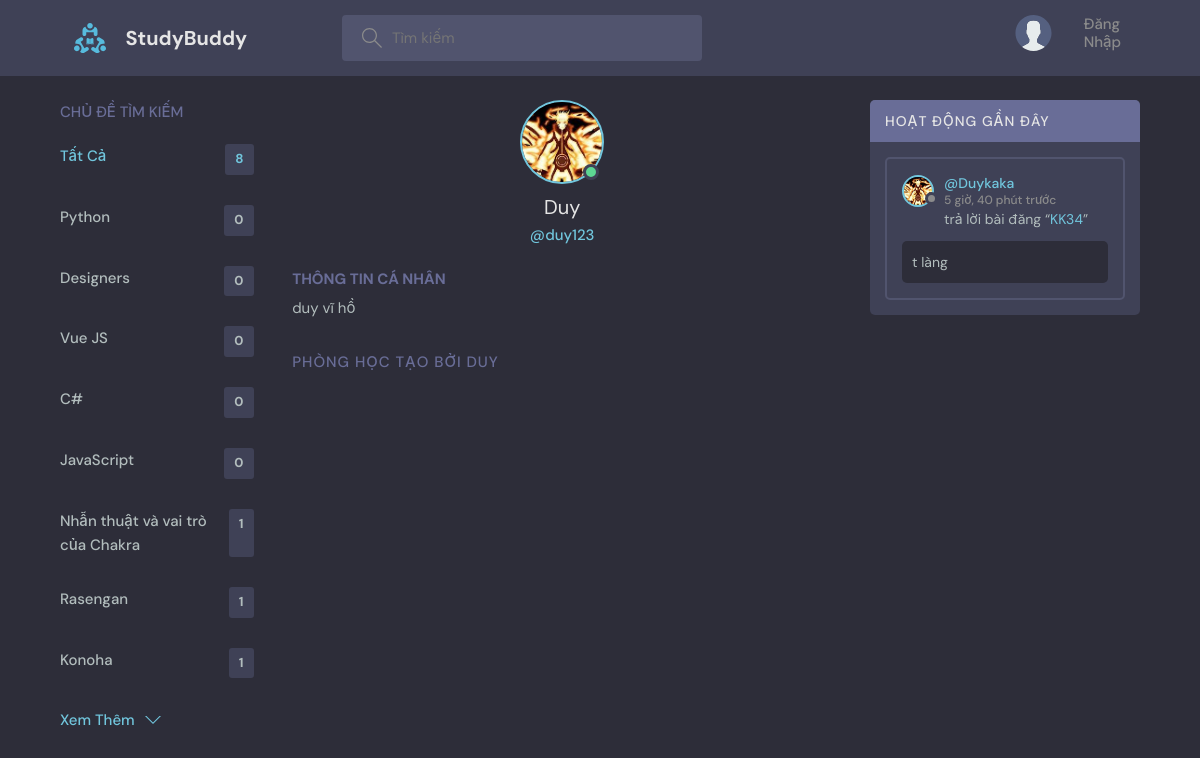
/profile/19/, run on an earlier commit of the app's database.
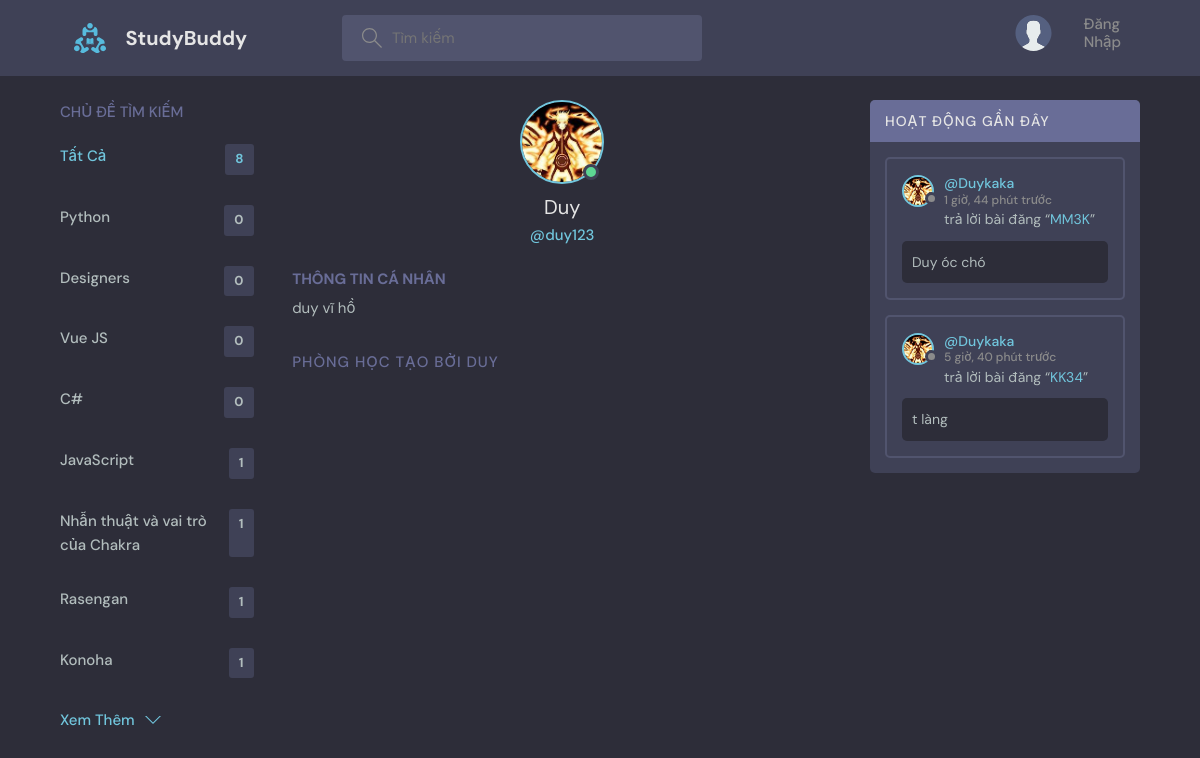
And on a later commit of the database.
### base/models.py (models this page shows, shortened)
class Topic(models.Model):
    name = models.CharField(max_length=200)

class Message(models.Model):
    user = models.ForeignKey(User, on_delete=models.CASCADE)
    room = models.ForeignKey(Room, on_delete=models.CASCADE)
    body = models.TextField()
    updated = models.DateTimeField(auto_now=True)
    created = models.DateTimeField(auto_now_add=True)
    class Meta:
        ordering = ['-updated', '-created']

class User(AbstractUser):
    name = models.CharField(max_length=200, null=True)
    bio = models.TextField(null=True)
    avatar = models.ImageField(null=True, default="avatar.svg")
    nickname = models.CharField(max_length=200, default="@")
    REQUIRED_FIELDS = []
    EMAIL_FIELD = "email"

class Room(models.Model):
    host = models.ForeignKey(User, on_delete=models.SET_NULL, null=True)
    topic = models.ForeignKey(Topic, on_delete=models.SET_NULL, null=True)
    name = models.CharField(max_length=200)
    description = models.TextField(null=True, blank=True)
    participants = models.ManyToManyField(
        User, related_name='participants', blank=True)
    updated = models.DateTimeField(auto_now=True)
    created = models.DateTimeField(auto_now_add=True)
    class Meta:
        ordering = ['-updated', '-created']
    def __str__(self):
        return self.name

### base/views.py (the view)
# urls.py: path('profile/<str:pk>/', views.userProfile, name="user-profile"),
def userProfile(request, pk):
    user = User.objects.get(id=pk)
    rooms = user.room_set.all()
    room_messages = user.message_set.all()
    topics = Topic.objects.all()
    context = {'user': user, 'rooms': rooms,
               'room_messages': room_messages, 'topics': topics}
    return render(request, 'base/profile.html', context)

### base/templates/base/profile.html (shortened to what this page needs)
{% extends 'main.html' %}
{% block content %}
<main class="profile-page layout layout--3">
  <div class="container">
    {% include 'base/topics_component.html' %}
    <div class="roomList">
      <div class="profile">
        <div class="profile__avatar">
          <div class="avatar avatar--large active">
            <img src="{{user.avatar.url}}" />
          </div>
        </div>
        <div class="profile__info">
          <h3>{{user.name}}</h3>
          <p>@{{user.username}}</p>
        </div>
        <div class="profile__about">
          <h3>Thông tin cá nhân</h3>
          <p>
            {{user.bio}}
          </p>
        </div>
      </div>
      <div class="roomList__header">
        <div>
          <h2>Phòng học tạo bởi {{user.name}}</a>
          </h2>
        </div>
      </div>
    </div>
    {% include 'base/activity_component.html' %}
  </div>
</main>
{% endblock content %}

### base/templates/base/topics_component.html
<div class="topics">
    <div class="topics__header">
        <h2>Chủ Đề Tìm Kiếm</h2>
    </div>
    <ul class="topics__list">
        <li>
            <a href="{% url 'home' %}" class="active">Tất Cả <span>{{topics.count}}</span></a>
        </li>
        {% for topic in topics %}
        <li>
            <a href="{% url 'home' %}?q={{topic.name}}">{{topic.name}}<span>{{topic.room_set.all.count}}</span></a>
        </li>
        {% endfor %}
    </ul>
    <a class="btn btn--link" href="{% url 'topics' %}">
        Xem Thêm
        <svg version="1.1" xmlns="http://www.w3.org/2000/svg" width="32" height="32" viewBox="0 0 32 32">
            <title>chevron-down</title>
            <path d="M16 21l-13-13h-3l16 16 16-16h-3l-13 13z"></path>
        </svg>
    </a>
</div>

### base/templates/base/activity_component.html (shortened to what this page needs)
<div class="activities">
    <div class="activities__header">
        <h2>Hoạt Động Gần Đây</h2>
    </div>
    {% for message in room_messages %}
    <div class="activities__box">
        <div class="activities__boxHeader roomListRoom__header">
            <a href="{% url 'user-profile' message.user.id %}" class="roomListRoom__author">
                <div class="avatar avatar--small">
                    <img src="{{message.user.avatar.url}}" />
                </div>
                <p>
                    @{{message.user.nickname}}
                    <span>{{message.created|timesince}} trước</span>
                </p>
            </a>
        </div>
        <div class="activities__boxContent">
            <p>trả lời bài đăng “<a href="{% url 'room' message.room.id %}">{{message.room}}</a>”</p>
            <div class="activities__boxRoomContent">{{message.body}}</div>
        </div>
    </div>
    {% endfor %}
</div>

What changed in the data, as far as the page shows it:
computed for Topic "JavaScript": room_set.all.count "0" → "1"
added Message: user.avatar (picture), user.nickname "Duykaka", created "1 giờ, 44 phút", room "MM3K", body "Duy óc chó"
